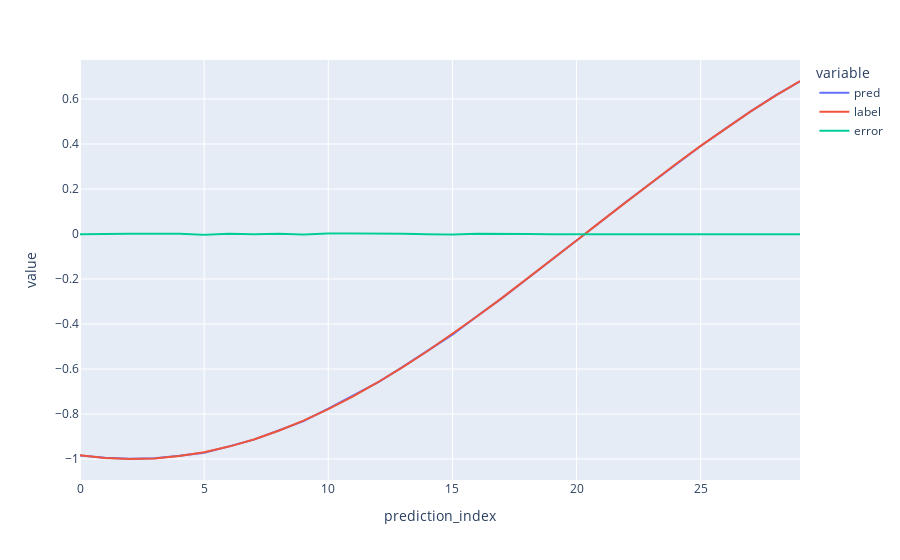

Write notebook code for a chart like this one.
### Code cell
plot_df ={'prediction_index': np.arange(pred_horizon),
          'pred': output[-pred_horizon:],
          'label': label_test[-pred_horizon:],
          'error': output[-pred_horizon:]-label_test[-pred_horizon:]}

fig = px.line(plot_df, x='prediction_index', y=['pred','label','error'])
fig.show()

### Figure 1 — Plotly figure (JSON) as saved in the notebook; plotly's stock layout.template omitted (floating-point values rounded to 4 significant figures)
{"data": [{"hovertemplate": "variable=pred<br>prediction_index=%{x}<br>value=%{y}<extra></extra>", "legendgroup": "pred", "line": {"color": "#636efa", "dash": "solid"}, "mode": "lines", "name": "pred", "orientation": "v", "showlegend": true, "type": "scatter", "x": [0, 1, 2, 3, 4, 5, 6, 7, 8, 9, 10, 11, 12, 13, 14, 15, 16, 17, 18, 19, 20, 21, 22, 23, 24, 25, 26, 27, 28, 29], "xaxis": "x", "y": [-0.9842, -0.9945, -0.9985, -0.9963, -0.9858, -0.9723, -0.9439, -0.914, -0.8734, -0.8319, -0.7759, -0.7194, -0.6591, -0.5909, -0.5205, -0.447, -0.3645, -0.2848, -0.1998, -0.1157, -0.02937, 0.05645, 0.1436, 0.2272, 0.3097, 0.3914, 0.4684, 0.5441, 0.6148, 0.6789], "yaxis": "y"}, {"hovertemplate": "variable=label<br>prediction_index=%{x}<br>value=%{y}<extra></extra>", "legendgroup": "label", "line": {"color": "#EF553B", "dash": "solid"}, "mode": "lines", "name": "label", "orientation": "v", "showlegend": true, "type": "scatter", "x": [0, 1, 2, 3, 4, 5, 6, 7, 8, 9, 10, 11, 12, 13, 14, 15, 16, 17, 18, 19, 20, 21, 22, 23, 24, 25, 26, 27, 28, 29], "xaxis": "x", "y": [-0.9831, -0.9952, -0.9999, -0.9972, -0.987, -0.9695, -0.9448, -0.913, -0.8745, -0.8294, -0.7782, -0.7212, -0.6588, -0.5915, -0.5198, -0.4442, -0.3654, -0.2838, -0.2001, -0.1149, -0.02887, 0.05738, 0.1432, 0.228, 0.311, 0.3918, 0.4696, 0.544, 0.6143, 0.68], "yaxis": "y"}, {"hovertemplate": "variable=error<br>prediction_index=%{x}<br>value=%{y}<extra></extra>", "legendgroup": "error", "line": {"color": "#00cc96", "dash": "solid"}, "mode": "lines", "name": "error", "orientation": "v", "showlegend": true, "type": "scatter", "x": [0, 1, 2, 3, 4, 5, 6, 7, 8, 9, 10, 11, 12, 13, 14, 15, 16, 17, 18, 19, 20, 21, 22, 23, 24, 25, 26, 27, 28, 29], "xaxis": "x", "y": [-0.001018, 0.0007681, 0.001413, 0.0008829, 0.001241, -0.002791, 0.0008784, -0.0009459, 0.001109, -0.002514, 0.002266, 0.001791, -0.0002802, 0.0006326, -0.0006765, -0.002719, 0.0008933, -0.001003, 0.0002825, -0.0007357, -0.0004969, -0.0009349, 0.0003587, -0.0007943, -0.001384, -0.0004133, -0.001222, 8.287e-05, 0.000574, -0.001054], "yaxis": "y"}], "layout": {"legend": {"title": {"text": "variable"}, "tracegroupgap": 0}, "margin": {"t": 60}, "xaxis": {"anchor": "y", "domain": [0, 1], "title": {"text": "prediction_index"}}, "yaxis": {"anchor": "x", "domain": [0, 1], "title": {"text": "value"}}}}
